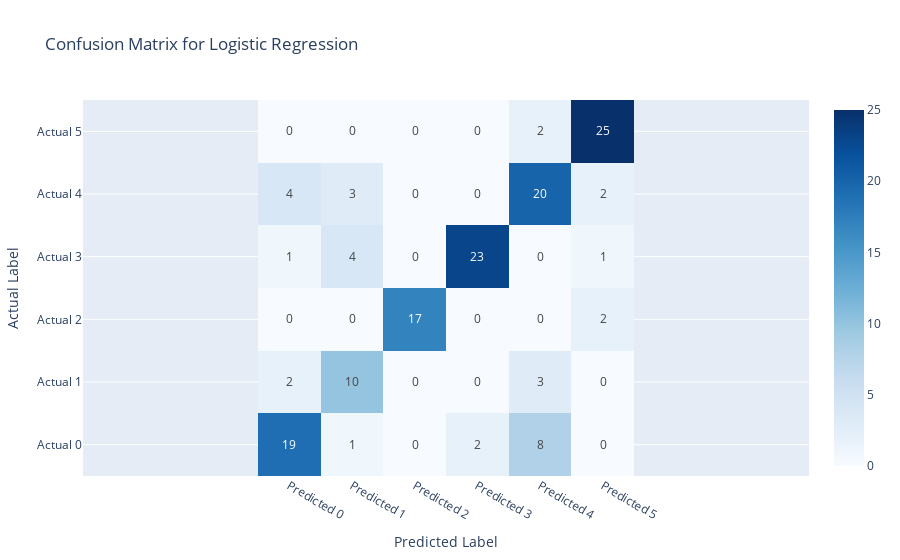
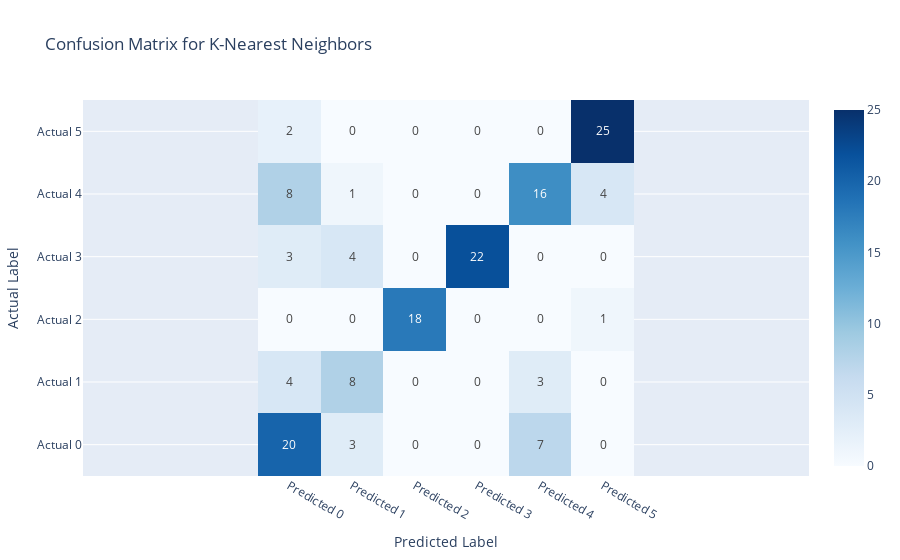
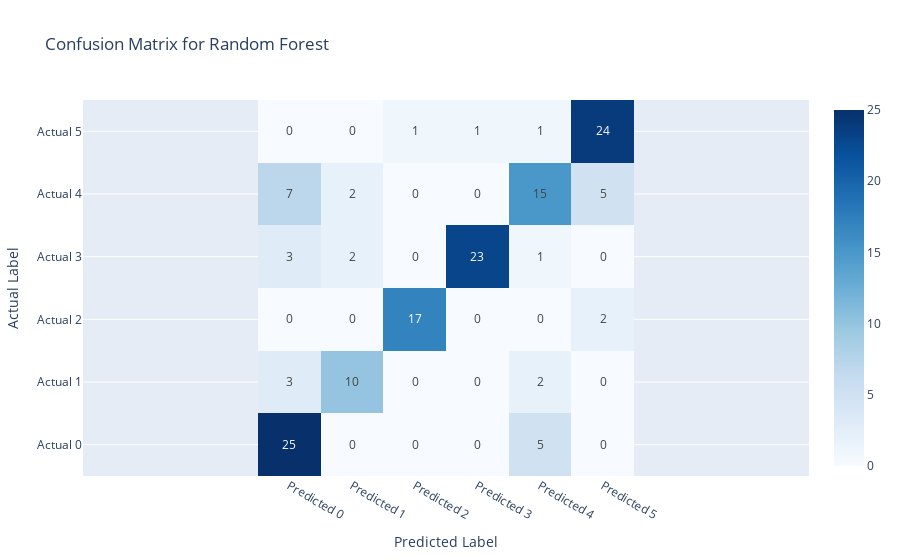
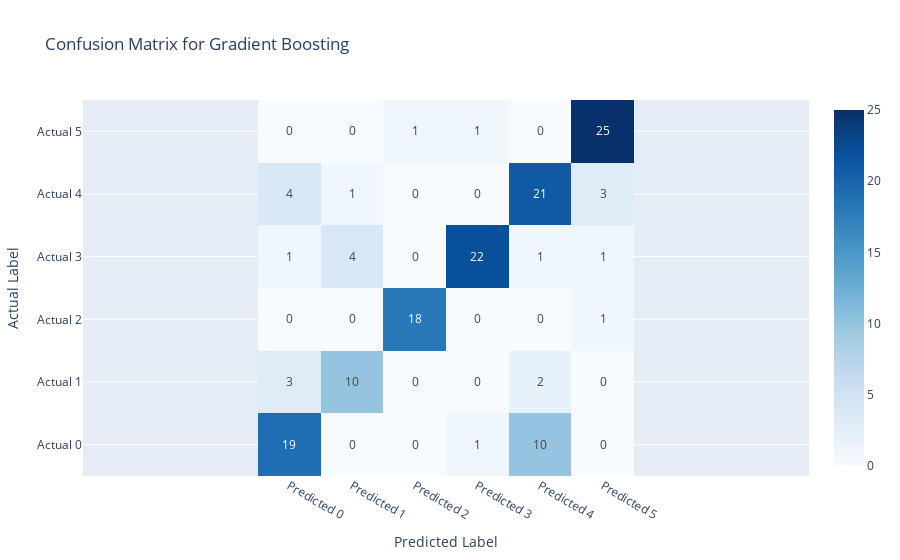

Notebook code cell kept with these figures, in order:
### Code cell
import plotly.graph_objects as go

results = {}

# Training, prediction, and metric calculations
for model_name, model in models.items():
    print(f"\nTraining {model_name}...")
    model.fit(X_train, y_train_encoded)  # Train the model
    y_pred_train = model.predict(X_train) #Predict on train set
    y_pred_test = model.predict(X_test)  # Predict on the test set
    
    # Storing metrics
    results[model_name] = {
        "Accuracy_Train": accuracy_score(y_train_encoded, y_pred_train),
        "Accuracy_Test": accuracy_score(y_test_encoded, y_pred_test),
        "Precision": precision_score(y_train_encoded, y_pred_train, average='weighted'),
        "Precision": precision_score(y_test_encoded, y_pred_test, average='weighted'),
        "Recall": recall_score(y_train_encoded, y_pred_train, average='weighted'),
        "Recall": recall_score(y_test_encoded, y_pred_test, average='weighted'),
        "F1 Score": f1_score(y_train_encoded, y_pred_train, average='weighted'),
        "F1 Score": f1_score(y_test_encoded, y_pred_test, average='weighted'),
        "Confusion Matrix": confusion_matrix(y_test_encoded, y_pred_test),
        "Classification Report": classification_report(y_train_encoded, y_pred_train),
        "Classification Report": classification_report(y_test_encoded, y_pred_test)
    }

    # Plotting the confusion matrix using Plotly with numbers displayed and square grid
    confusion_mat = results[model_name]["Confusion Matrix"]
    fig = go.Figure(data=go.Heatmap(
        z=confusion_mat,
        x=[f"Predicted {i}" for i in range(len(confusion_mat))],
        y=[f"Actual {i}" for i in range(len(confusion_mat))],
        colorscale="Blues",
        text=confusion_mat,  # Display numbers in each cell
        texttemplate="%{text}",  # Format to show text values
        showscale=True
    ))
    fig.update_layout(
        title=f"Confusion Matrix for {model_name}",
        xaxis_title="Predicted Label",
        yaxis_title="Actual Label",
        xaxis=dict(scaleanchor="y", scaleratio=1)  # Ensures square cells
    )
    fig.show()

### Figure 1 — Plotly figure (JSON) as saved in the notebook; plotly's stock layout.template omitted (floating-point values rounded to 4 significant figures)
{"data": [{"colorscale": [[0, "rgb(247,251,255)"], [0.125, "rgb(222,235,247)"], [0.25, "rgb(198,219,239)"], [0.375, "rgb(158,202,225)"], [0.5, "rgb(107,174,214)"], [0.625, "rgb(66,146,198)"], [0.75, "rgb(33,113,181)"], [0.875, "rgb(8,81,156)"], [1, "rgb(8,48,107)"]], "showscale": true, "text": [[19, 1, 0, 2, 8, 0], [2, 10, 0, 0, 3, 0], [0, 0, 17, 0, 0, 2], [1, 4, 0, 23, 0, 1], [4, 3, 0, 0, 20, 2], [0, 0, 0, 0, 2, 25]], "texttemplate": "%{text}", "type": "heatmap", "x": ["Predicted 0", "Predicted 1", "Predicted 2", "Predicted 3", "Predicted 4", "Predicted 5"], "y": ["Actual 0", "Actual 1", "Actual 2", "Actual 3", "Actual 4", "Actual 5"], "z": [[19, 1, 0, 2, 8, 0], [2, 10, 0, 0, 3, 0], [0, 0, 17, 0, 0, 2], [1, 4, 0, 23, 0, 1], [4, 3, 0, 0, 20, 2], [0, 0, 0, 0, 2, 25]]}], "layout": {"autosize": true, "title": {"text": "Confusion Matrix for Logistic Regression"}, "xaxis": {"autorange": true, "domain": [0, 1], "range": [-13.53, 18.53], "scaleanchor": "y", "scaleratio": 1, "title": {"text": "Predicted Label"}, "type": "category"}, "yaxis": {"autorange": true, "domain": [0, 1], "range": [-0.5, 5.5], "title": {"text": "Actual Label"}, "type": "category"}}}

### Figure 2 — Plotly figure (JSON) as saved in the notebook; plotly's stock layout.template omitted (floating-point values rounded to 4 significant figures)
{"data": [{"colorscale": [[0, "rgb(247,251,255)"], [0.125, "rgb(222,235,247)"], [0.25, "rgb(198,219,239)"], [0.375, "rgb(158,202,225)"], [0.5, "rgb(107,174,214)"], [0.625, "rgb(66,146,198)"], [0.75, "rgb(33,113,181)"], [0.875, "rgb(8,81,156)"], [1, "rgb(8,48,107)"]], "showscale": true, "text": [[20, 3, 0, 0, 7, 0], [4, 8, 0, 0, 3, 0], [0, 0, 18, 0, 0, 1], [3, 4, 0, 22, 0, 0], [8, 1, 0, 0, 16, 4], [2, 0, 0, 0, 0, 25]], "texttemplate": "%{text}", "type": "heatmap", "x": ["Predicted 0", "Predicted 1", "Predicted 2", "Predicted 3", "Predicted 4", "Predicted 5"], "y": ["Actual 0", "Actual 1", "Actual 2", "Actual 3", "Actual 4", "Actual 5"], "z": [[20, 3, 0, 0, 7, 0], [4, 8, 0, 0, 3, 0], [0, 0, 18, 0, 0, 1], [3, 4, 0, 22, 0, 0], [8, 1, 0, 0, 16, 4], [2, 0, 0, 0, 0, 25]]}], "layout": {"autosize": true, "title": {"text": "Confusion Matrix for K-Nearest Neighbors"}, "xaxis": {"autorange": true, "domain": [0, 1], "range": [-13.53, 18.53], "scaleanchor": "y", "scaleratio": 1, "title": {"text": "Predicted Label"}, "type": "category"}, "yaxis": {"autorange": true, "domain": [0, 1], "range": [-0.5, 5.5], "title": {"text": "Actual Label"}, "type": "category"}}}

### Figure 3 — Plotly figure (JSON) as saved in the notebook; plotly's stock layout.template omitted (floating-point values rounded to 4 significant figures)
{"data": [{"colorscale": [[0, "rgb(247,251,255)"], [0.125, "rgb(222,235,247)"], [0.25, "rgb(198,219,239)"], [0.375, "rgb(158,202,225)"], [0.5, "rgb(107,174,214)"], [0.625, "rgb(66,146,198)"], [0.75, "rgb(33,113,181)"], [0.875, "rgb(8,81,156)"], [1, "rgb(8,48,107)"]], "showscale": true, "text": [[25, 0, 0, 0, 5, 0], [3, 10, 0, 0, 2, 0], [0, 0, 17, 0, 0, 2], [3, 2, 0, 23, 1, 0], [7, 2, 0, 0, 15, 5], [0, 0, 1, 1, 1, 24]], "texttemplate": "%{text}", "type": "heatmap", "x": ["Predicted 0", "Predicted 1", "Predicted 2", "Predicted 3", "Predicted 4", "Predicted 5"], "y": ["Actual 0", "Actual 1", "Actual 2", "Actual 3", "Actual 4", "Actual 5"], "z": [[25, 0, 0, 0, 5, 0], [3, 10, 0, 0, 2, 0], [0, 0, 17, 0, 0, 2], [3, 2, 0, 23, 1, 0], [7, 2, 0, 0, 15, 5], [0, 0, 1, 1, 1, 24]]}], "layout": {"autosize": true, "title": {"text": "Confusion Matrix for Random Forest"}, "xaxis": {"autorange": true, "domain": [0, 1], "range": [-13.53, 18.53], "scaleanchor": "y", "scaleratio": 1, "title": {"text": "Predicted Label"}, "type": "category"}, "yaxis": {"autorange": true, "domain": [0, 1], "range": [-0.5, 5.5], "title": {"text": "Actual Label"}, "type": "category"}}}

### Figure 4 — Plotly figure (JSON) as saved in the notebook; plotly's stock layout.template omitted (floating-point values rounded to 4 significant figures)
{"data": [{"colorscale": [[0, "rgb(247,251,255)"], [0.125, "rgb(222,235,247)"], [0.25, "rgb(198,219,239)"], [0.375, "rgb(158,202,225)"], [0.5, "rgb(107,174,214)"], [0.625, "rgb(66,146,198)"], [0.75, "rgb(33,113,181)"], [0.875, "rgb(8,81,156)"], [1, "rgb(8,48,107)"]], "showscale": true, "text": [[19, 0, 0, 1, 10, 0], [3, 10, 0, 0, 2, 0], [0, 0, 18, 0, 0, 1], [1, 4, 0, 22, 1, 1], [4, 1, 0, 0, 21, 3], [0, 0, 1, 1, 0, 25]], "texttemplate": "%{text}", "type": "heatmap", "x": ["Predicted 0", "Predicted 1", "Predicted 2", "Predicted 3", "Predicted 4", "Predicted 5"], "y": ["Actual 0", "Actual 1", "Actual 2", "Actual 3", "Actual 4", "Actual 5"], "z": [[19, 0, 0, 1, 10, 0], [3, 10, 0, 0, 2, 0], [0, 0, 18, 0, 0, 1], [1, 4, 0, 22, 1, 1], [4, 1, 0, 0, 21, 3], [0, 0, 1, 1, 0, 25]]}], "layout": {"autosize": true, "title": {"text": "Confusion Matrix for Gradient Boosting"}, "xaxis": {"autorange": true, "domain": [0, 1], "range": [-13.53, 18.53], "scaleanchor": "y", "scaleratio": 1, "title": {"text": "Predicted Label"}, "type": "category"}, "yaxis": {"autorange": true, "domain": [0, 1], "range": [-0.5, 5.5], "title": {"text": "Actual Label"}, "type": "category"}}}
